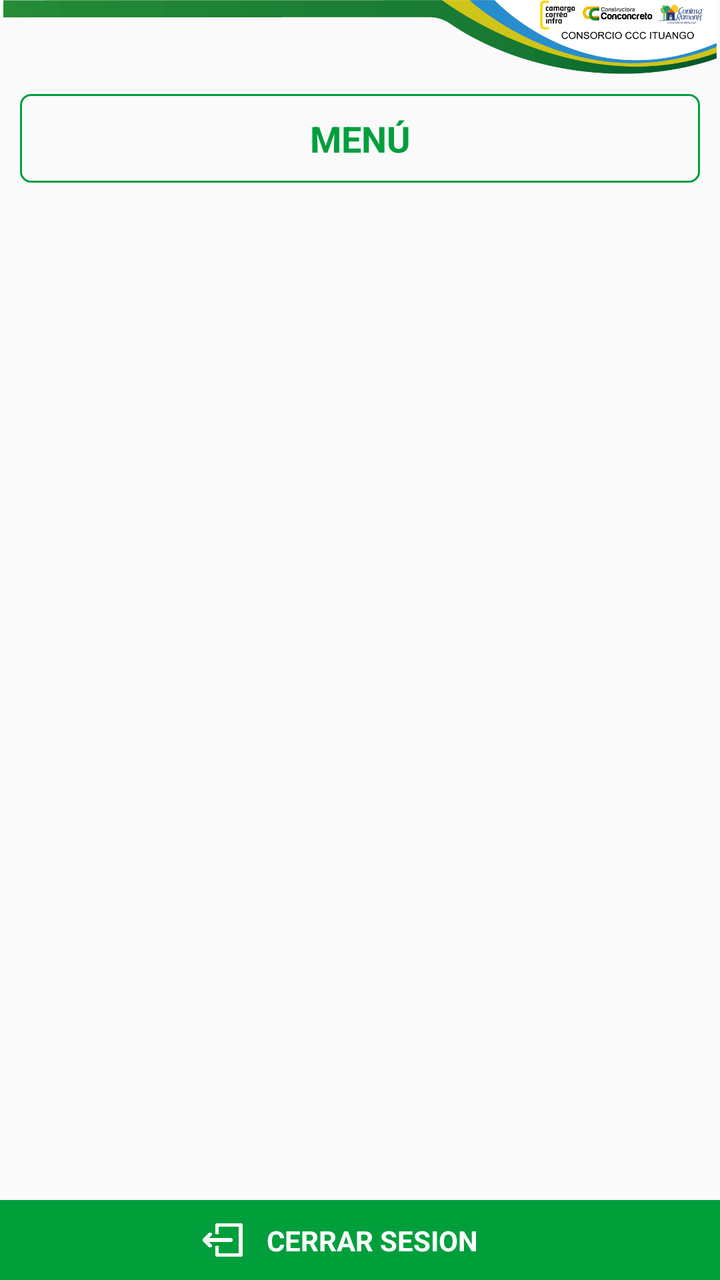
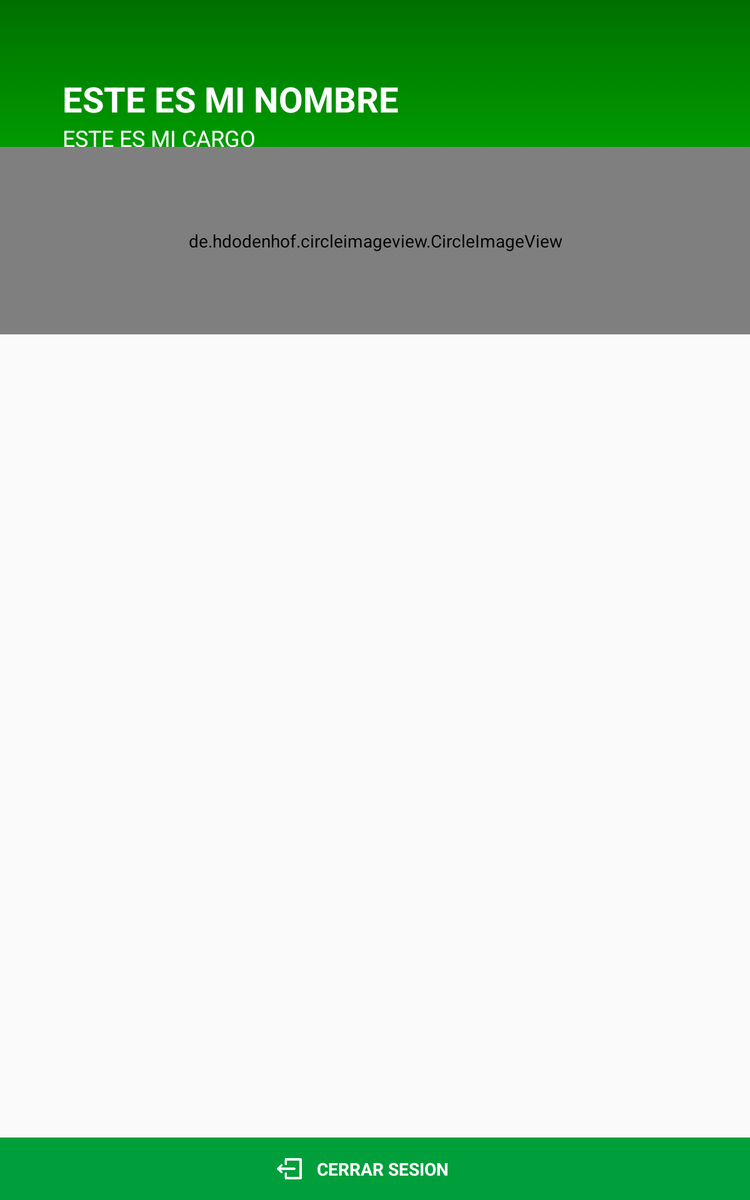

Two renders of one Android screen. The first uses the default layout on a phone; the second uses the alternative layout the repository ships for a different screen configuration, on a matching device. The two XML files are below.
<!-- AndroidManifest.xml: application theme Theme.AppCompat.Light.NoActionBar -->
<!-- res/layout/menu.xml -->
<?xml version="1.0" encoding="utf-8"?>
<androidx.constraintlayout.widget.ConstraintLayout xmlns:android="http://schemas.android.com/apk/res/android"
    xmlns:app="http://schemas.android.com/apk/res-auto"
    xmlns:tools="http://schemas.android.com/tools"
    android:id="@+id/linearLayout3"
    android:layout_width="match_parent"
    android:layout_height="match_parent">

    <ImageView
        android:id="@+id/logo_ccc_menu"
        android:layout_width="wrap_content"
        android:layout_height="wrap_content"
        android:adjustViewBounds="true"
        android:visibility="visible"
        app:layout_constraintEnd_toEndOf="parent"
        app:layout_constraintStart_toStartOf="parent"
        app:layout_constraintTop_toTopOf="parent"
        app:srcCompat="@drawable/logoc" />

    <androidx.constraintlayout.widget.ConstraintLayout
        android:id="@+id/constraintLayout26"
        android:layout_width="match_parent"
        android:layout_height="wrap_content"
        android:padding="10dp"
        app:layout_constraintEnd_toEndOf="parent"
        app:layout_constraintStart_toStartOf="parent"
        app:layout_constraintTop_toBottomOf="@+id/logo_ccc_menu">

        <LinearLayout
            android:layout_width="0dp"
            android:layout_height="match_parent"
            android:orientation="horizontal"
            android:visibility="visible"
            app:layout_constraintBottom_toBottomOf="parent"
            app:layout_constraintEnd_toEndOf="parent"
            app:layout_constraintStart_toStartOf="parent"
            app:layout_constraintTop_toTopOf="parent">

            <TextView
                android:id="@+id/texto_titulo_menu"
                android:layout_width="match_parent"
                android:layout_height="wrap_content"
                android:background="@drawable/estilo_titulo"
                android:gravity="center"
                android:padding="10dp"
                android:text="MENÚ"
                android:textColor="@color/colorVerdePastel"
                android:textSize="18sp"
                android:textStyle="bold" />
        </LinearLayout>

    </androidx.constraintlayout.widget.ConstraintLayout>

    <androidx.constraintlayout.widget.ConstraintLayout
        android:id="@+id/constraintLayout27"
        android:layout_width="match_parent"
        android:layout_height="0dp"
        app:layout_constraintBottom_toTopOf="@+id/constraintLayout25"
        app:layout_constraintEnd_toEndOf="parent"
        app:layout_constraintStart_toStartOf="parent"
        app:layout_constraintTop_toBottomOf="@+id/constraintLayout26">

        <LinearLayout
            android:layout_width="match_parent"
            android:layout_height="match_parent"
            android:orientation="horizontal"
            app:layout_constraintBottom_toBottomOf="parent"
            app:layout_constraintEnd_toEndOf="parent"
            app:layout_constraintStart_toStartOf="parent"
            app:layout_constraintTop_toTopOf="parent">

            <ViewStub
                android:id="@+id/apps"
                android:layout_width="wrap_content"
                android:layout_height="wrap_content"
                android:inflatedId="@+id/showLayout"
                android:layout="@layout/gridview" />

            <LinearLayout
                android:id="@+id/ventanaE"
                android:layout_width="match_parent"
                android:layout_height="wrap_content"
                android:layout_marginTop="60dp"
                android:orientation="vertical"
                android:padding="10dp"
                android:visibility="gone">

                <ImageView
                    android:id="@+id/img_apps_menu"
                    android:layout_width="match_parent"
                    android:layout_height="50dp"
                    android:layout_weight="1"
                    app:srcCompat="@drawable/stop" />

                <TextView
                    android:id="@+id/texto_apps_menu"
                    android:layout_width="match_parent"
                    android:layout_height="wrap_content"
                    android:layout_weight="1"
                    android:gravity="center"
                    android:padding="10dp"
                    android:text="SIN MODULOS \nASIGNADOS." />
            </LinearLayout>

        </LinearLayout>

    </androidx.constraintlayout.widget.ConstraintLayout>

    <androidx.constraintlayout.widget.ConstraintLayout
        android:id="@+id/constraintLayout25"
        android:layout_width="match_parent"
        android:layout_height="wrap_content"
        android:background="@color/colorVerdePastel"
        android:padding="10dp"
        app:layout_constraintBottom_toBottomOf="parent"
        app:layout_constraintEnd_toEndOf="parent"
        app:layout_constraintHorizontal_bias="1.0"
        app:layout_constraintStart_toStartOf="parent">

        <ImageView
            android:id="@+id/img_cerrarSesion_menu"
            android:layout_width="20dp"
            android:layout_height="20dp"
            android:layout_marginEnd="12dp"
            android:layout_marginRight="12dp"
            app:layout_constraintBottom_toBottomOf="@+id/texto_cerrarSesion_menu"
            app:layout_constraintEnd_toStartOf="@+id/texto_cerrarSesion_menu"
            app:layout_constraintTop_toTopOf="@+id/texto_cerrarSesion_menu"
            app:srcCompat="@drawable/salir" />

        <TextView
            android:id="@+id/texto_cerrarSesion_menu"
            android:layout_width="wrap_content"
            android:layout_height="wrap_content"
            android:layout_marginStart="12dp"
            android:layout_marginLeft="12dp"
            android:text="CERRAR SESION"
            android:textColor="@color/white"
            android:textStyle="bold"
            app:layout_constraintBottom_toBottomOf="parent"
            app:layout_constraintEnd_toEndOf="parent"
            app:layout_constraintStart_toStartOf="parent"
            app:layout_constraintTop_toTopOf="parent" />
    </androidx.constraintlayout.widget.ConstraintLayout>

</androidx.constraintlayout.widget.ConstraintLayout>
<!-- resources referenced by this layout -->
<resources>
  <color name="colorVerdePastel">#009f3c</color>
  <color name="white">#FFFFFFFF</color>
  <!-- drawable estilo_titulo (drawable) -->
  <?xml version="1.0" encoding="utf-8"?>
  <shape xmlns:android="http://schemas.android.com/apk/res/android" android:shape="rectangle">
  
      <stroke android:color="@color/colorVerdePastel" android:width="1dp"/>
      <corners android:radius="5dp"/>
  
  </shape>
  <!-- drawable logoc: gif bitmap (drawable, 23860 bytes) -->
  <!-- drawable salir: png bitmap (drawable, 7676 bytes) -->
</resources>
<!-- res/layout-sw600dp/menu.xml (the repository's variant of the layout above) -->
<!-- drawn on a 7-inch tablet held upright -->
<?xml version="1.0" encoding="utf-8"?>
<androidx.constraintlayout.widget.ConstraintLayout xmlns:android="http://schemas.android.com/apk/res/android"
    xmlns:app="http://schemas.android.com/apk/res-auto"
    xmlns:tools="http://schemas.android.com/tools"
    android:id="@+id/linearLayout3"
    android:layout_width="match_parent"
    android:layout_height="match_parent">

    <ImageView
        android:id="@+id/logo_ccc_menu"
        android:layout_width="0dp"
        android:layout_height="wrap_content"
        android:adjustViewBounds="true"
        android:visibility="visible"
        app:layout_constraintEnd_toEndOf="parent"
        app:layout_constraintStart_toStartOf="parent"
        app:layout_constraintTop_toTopOf="parent"
        app:srcCompat="@drawable/cabecera_pequena" />

    <RelativeLayout
        android:id="@+id/relativeLayout"
        android:layout_width="match_parent"
        android:layout_height="0dp"
        app:layout_constraintBottom_toTopOf="@+id/constraintLayout27"
        app:layout_constraintEnd_toEndOf="parent"
        app:layout_constraintStart_toStartOf="parent"
        app:layout_constraintTop_toTopOf="parent">

        <LinearLayout
            android:id="@+id/areaInfo"
            android:layout_width="match_parent"
            android:layout_height="wrap_content"
            android:layout_alignParentStart="true"
            android:layout_alignParentLeft="true"
            android:layout_alignParentTop="true"
            android:layout_marginStart="50dp"
            android:layout_marginLeft="50dp"
            android:layout_marginTop="60dp"
            android:layout_marginEnd="50dp"
            android:layout_marginRight="50dp"
            android:orientation="vertical">

            <TextView
                android:id="@+id/info_nombre_menu"
                android:layout_width="match_parent"
                android:layout_height="wrap_content"
                android:text="ESTE ES MI NOMBRE"
                android:textColor="#FFFFFF"
                android:textSize="28sp"
                android:textStyle="bold" />

            <TextView
                android:id="@+id/info_cargo_menu"
                android:layout_width="match_parent"
                android:layout_height="wrap_content"
                android:text="ESTE ES MI CARGO"
                android:textColor="#FFFFFF"
                android:textSize="18sp" />
        </LinearLayout>

        <de.hdodenhof.circleimageview.CircleImageView
            android:id="@+id/img_user_menu"
            android:layout_width="150dp"
            android:layout_height="150dp"
            android:layout_alignParentStart="true"
            android:layout_alignParentLeft="true"
            android:layout_alignParentEnd="true"
            android:layout_alignParentRight="true"
            android:layout_alignParentBottom="true"
            android:layout_marginBottom="0dp"
            android:src="@drawable/persona"
            app:civ_border_color="@color/white"
            app:civ_border_width="5dp" />

    </RelativeLayout>

    <androidx.constraintlayout.widget.ConstraintLayout
        android:id="@+id/constraintLayout27"
        android:layout_width="match_parent"
        android:layout_height="0dp"
        android:layout_marginTop="20dp"
        app:layout_constraintBottom_toTopOf="@+id/constraintLayout25"
        app:layout_constraintEnd_toEndOf="parent"
        app:layout_constraintStart_toStartOf="parent"
        app:layout_constraintTop_toBottomOf="@+id/logo_ccc_menu">

        <LinearLayout
            android:layout_width="match_parent"
            android:layout_height="match_parent"
            android:orientation="vertical"
            app:layout_constraintBottom_toBottomOf="parent"
            app:layout_constraintEnd_toEndOf="parent"
            app:layout_constraintStart_toStartOf="parent"
            app:layout_constraintTop_toTopOf="parent">

            <ViewStub
                android:id="@+id/apps"
                android:layout_width="match_parent"
                android:layout_height="wrap_content"
                android:inflatedId="@+id/showLayout"
                android:layout="@layout/gridview" />

            <LinearLayout
                android:id="@+id/ventanaE"
                android:layout_width="match_parent"
                android:layout_height="wrap_content"
                android:layout_marginTop="60dp"
                android:orientation="vertical"
                android:padding="10dp"
                android:visibility="gone">

                <ImageView
                    android:id="@+id/img_apps_menu"
                    android:layout_width="match_parent"
                    android:layout_height="50dp"
                    android:layout_weight="1"
                    app:srcCompat="@drawable/stop" />

                <TextView
                    android:id="@+id/texto_apps_menu"
                    android:layout_width="match_parent"
                    android:layout_height="wrap_content"
                    android:layout_weight="1"
                    android:gravity="center"
                    android:padding="10dp"
                    android:text="SIN MODULOS \nASIGNADOS." />
            </LinearLayout>

        </LinearLayout>

    </androidx.constraintlayout.widget.ConstraintLayout>

    <androidx.constraintlayout.widget.ConstraintLayout
        android:id="@+id/constraintLayout25"
        android:layout_width="match_parent"
        android:layout_height="wrap_content"
        android:background="@color/colorVerdePastel"
        android:padding="15dp"
        app:layout_constraintBottom_toBottomOf="parent"
        app:layout_constraintEnd_toEndOf="parent"
        app:layout_constraintHorizontal_bias="1.0"
        app:layout_constraintStart_toStartOf="parent">

        <ImageView
            android:id="@+id/img_cerrarSesion_menu"
            android:layout_width="20dp"
            android:layout_height="20dp"
            android:layout_marginEnd="12dp"
            android:layout_marginRight="12dp"
            app:layout_constraintBottom_toBottomOf="@+id/texto_cerrarSesion_menu"
            app:layout_constraintEnd_toStartOf="@+id/texto_cerrarSesion_menu"
            app:layout_constraintTop_toTopOf="@+id/texto_cerrarSesion_menu"
            app:srcCompat="@drawable/salir" />

        <TextView
            android:id="@+id/texto_cerrarSesion_menu"
            android:layout_width="wrap_content"
            android:layout_height="wrap_content"
            android:layout_marginStart="12dp"
            android:layout_marginLeft="12dp"
            android:text="CERRAR SESION"
            android:textColor="@color/white"
            android:textStyle="bold"
            app:layout_constraintBottom_toBottomOf="parent"
            app:layout_constraintEnd_toEndOf="parent"
            app:layout_constraintStart_toStartOf="parent"
            app:layout_constraintTop_toTopOf="parent" />
    </androidx.constraintlayout.widget.ConstraintLayout>

</androidx.constraintlayout.widget.ConstraintLayout>
<!-- resources referenced by the variant -->
<!-- as a 7-inch tablet held upright resolves them -->
<resources>
  <color name="colorVerdePastel">#009f3c</color>
  <color name="white">#FFFFFFFF</color>
  <!-- drawable cabecera_pequena: png bitmap (drawable, 1404 bytes) -->
  <!-- drawable persona: png bitmap (drawable, 17575 bytes) -->
  <!-- drawable salir: png bitmap (drawable, 7676 bytes) -->
</resources>
